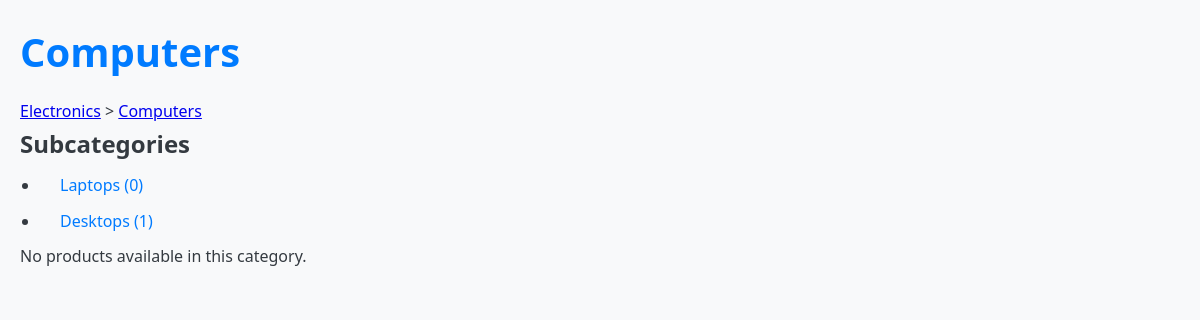
The app's page /category/2/ with its own data.
### main/models.py (models this page shows, shortened)
class Category(models.Model):
    name = models.CharField(max_length=100)
    parent = models.ForeignKey('self', on_delete=models.SET_NULL, null=True, blank=True, related_name='children')

### main/views.py (the view)
# urls.py: path('category/<int:category_id>/', CategoryDetailView.as_view() , name='category_detail'),
class CategoryDetailView(DetailView):
    model = Category
    template_name = 'category_detail.html'
    context_object_name = 'category'
    pk_url_kwarg = 'category_id'
    def get_context_data(self, **kwargs):
        context = super().get_context_data(**kwargs)
        category = self.get_object()
        subcategories = category.children.all()
        products = category.products.all()
        print(products)
        sort_by = self.request.GET.get('sort', None)
        if sort_by == 'asc':
            products = products.order_by('price')
        elif sort_by == 'desc':
            products = products.order_by('-price')
        breadcrumb = []
        current = category
        while current:
            breadcrumb.append(current)
            current = current.parent
        breadcrumb.reverse()
        context.update({
            'subcategories': subcategories,
            'products': products,
            'breadcrumb': breadcrumb,
        })
        return context

### templates/category_detail.html (shortened to what this page needs)
{% load static %}
<!DOCTYPE html>
<html lang="en">
<head>
    <link rel="stylesheet" href="{% static 'style.css' %}">
</head>
<body>
    <h1>{{ category.name }}</h1>
    <p>
        {% for crumb in breadcrumb %}
            <a href="{% url 'category_detail' crumb.id %}">{{ crumb.name }}</a>
            {% if not forloop.last %} &gt; {% endif %}
        {% endfor %}
    </p>
    {% if subcategories %}
        <h2>Subcategories</h2>
        <ul>
            {% for subcategory in subcategories %}
                <li>
                    <a href="{% url 'category_detail' subcategory.id %}">{{ subcategory.name }} ({{ subcategory.products.count }})</a>
                </li>
            {% endfor %}
        </ul>
    {% endif %}
    {% if products %}
        <h2>Products</h2>
        <div>
            <a href="?sort=asc">Sort by Price: Low to High</a> |
            <a href="?sort=desc">Sort by Price: High to Low</a>
        </div>
        <table>
            <tr>
                <th>Product</th>
                <th>Price</th>
                <th>Quantity</th>
            </tr>
            {% for product in products %}
                <tr>
                    <td>{{ product.name }}</td>
                    <td>${{ product.price }}</td>
                    <td>{{ product.quantity }}</td>
                </tr>
            {% endfor %}
        </table>
    {% else %}
        <p>No products available in this category.</p>
    {% endif %}
</body>
</html>

### templates/style.css (style rules this page uses)
* { margin: 0; padding: 0; box-sizing: border-box; }
body { font-family: 'Segoe UI', Tahoma, Geneva, Verdana, sans-serif; line-height: 1.6; background-color: #f8f9fa; color: #343a40; padding: 20px; }
h1 { font-size: 2.5em; margin-bottom: 15px; color: #007bff; }
ul { padding-left: 20px; }
ul li { margin: 10px 0; position: relative; padding-left: 20px; }
ul li a { text-decoration: none; color: #007bff; transition: color 0.3s; }

### records on screen
Category: name "Computers"
Category: name "Electronics"
Category: name "Laptops", products.count "0"
Category: name "Desktops", products.count "1"
